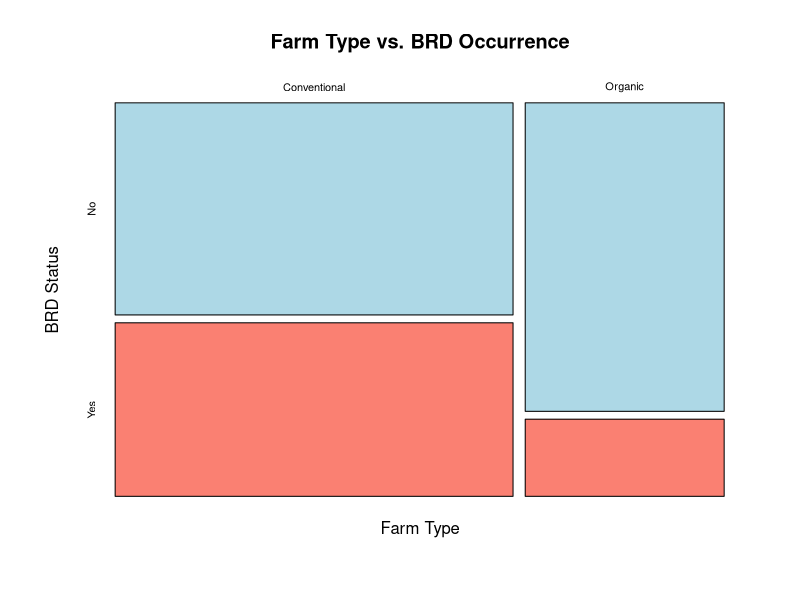

Source code (R):
## ---- chunk 1
# Create contingency table as a matrix
observed <- matrix(c(36, 44,   # Conventional: BRD yes, BRD no
                      8, 32),  # Organic: BRD yes, BRD no
                   nrow = 2, byrow = TRUE)

rownames(observed) <- c("Conventional", "Organic")
colnames(observed) <- c("BRD Yes", "BRD No")

print(observed)

# Chi-square test of independence
chisq.test(observed)

# --- Alternatively, from raw data ---
farm_type <- c(rep("Conventional", 80), rep("Organic", 40))
brd       <- c(rep("Yes", 36), rep("No", 44),
               rep("Yes", 8),  rep("No", 32))

# Create contingency table from raw data
tab <- table(farm_type, brd)
print(tab)

# Chi-square test on the table
chisq.test(tab)

# --- Visualize with a mosaic plot ---
mosaicplot(tab,
           main  = "Farm Type vs. BRD Occurrence",
           color = c("lightblue", "salmon"),
           xlab  = "Farm Type",
           ylab  = "BRD Status")
